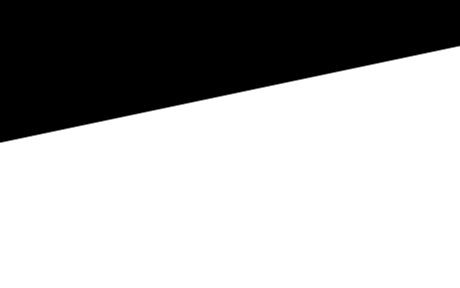
#> input picture assignment3/images/oneline.png, 460 x 288 px, found by its file name
$ python ex3b.py   (older library calls are emulated)
#> lines starting #> are read from the running program, lines starting #| are printed output that depends on the picture; after the words box and inside, x2 and y2 are one past the last pixel; in counts of white or black regions, pixels touching at a corner belong together
### assignment3/UZ_utils.py
"""
Before the first run, you need to have all necessary Python packages installed. For
that we highly recommend firstly creating Virtual Environment, to have your
development environment seperated from other projects (https://docs.python.org/3/tutorial/venv.html).

In system terminal then run: "pip install numpy opencv-python matplotlib Pillow"
"""

import numpy as np
import cv2
from matplotlib import pyplot as plt
from PIL import Image


# [9 lines left out: function imread, not called in this run]


def imread_gray(path):
    """
    Reads an image in gray. Image type is transformed from uint8 to float, and
    range of values is reduced from [0, 255] to [0, 1].
    """
#> called with path = 'assignment3/images/oneline.png'
    I = Image.open(path).convert('L')  # PIL image opening and converting to gray.
    I = np.asarray(I)  # Converting to Numpy array.
    I = I.astype(np.float64) / 255
#> I: shape (288, 460) float64
    return I


# [43 lines left out: functions imshow, signal_show, convolve, not called in this run]


# [25 lines that do not run on import are left out]

### assignment3/ex2_functions.py
import numpy as np
from matplotlib import pyplot as plt
import math
import cv2
from UZ_utils import *

# Function gaussdx
def gaussdx(sigma):
    # Size of the kernel's array
#> called with sigma = 1
    gdx = np.zeros((2 * (sigma * 3)) + 1)
    i = 0
    for x in range(-sigma * 3, sigma * 3):
        gdx[i] = (-1/np.sqrt(2*math.pi) * (sigma**3)) * x * math.exp(-(x*x) / (2 * sigma * sigma))
        i += 1

    # Normalise kernel adding up their absoulte values
    sum_of_values = 0
    for x in gdx:
        sum_of_values += abs(x)

    # Normalized gdx
    gdx_normalized = gdx / sum_of_values

    return gdx_normalized

# Gauss function
# [45 lines left out: functions gauss, partial_derivatives, second_derivatives, not called in this run]

def gradient_magnitude(I,sigma):
    # Creation of the kernel
    d = gaussdx(sigma)

    # Convolution
    Ix = cv2.filter2D(I, -1, d.reshape(1,-1))
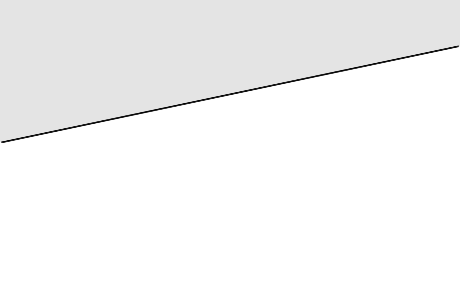
#> Ix: shape (288, 460) float64; min -0.162, max 0.0186, mean 0.0116; drawn with min black and max white
    Iy = cv2.filter2D(I, -1, d.reshape(-1,1))

    I_mag = np.sqrt((Ix**2) + (Iy**2))
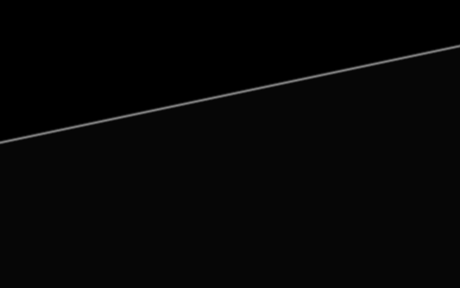
#> I_mag: shape (288, 460) float64; min 0, max 0.516, mean 0.0221
    I_dir = np.arctan2(Iy,Ix)
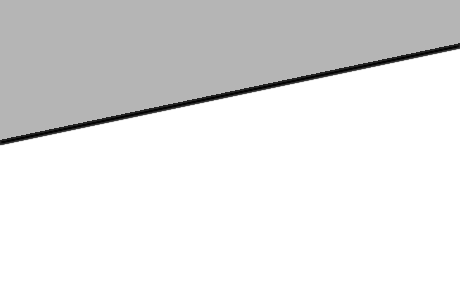
#> I_dir: shape (288, 460) float64; min -1.93, max 0.785, mean 0.489; drawn with min black and max white

    return I_mag, I_dir

def findedges(I,sigma,theta):
    I_gm = gradient_magnitude(I, sigma)
    Imag = np.where(I_gm[0] > theta, I_gm[0], 0)
    Idir = abs(I_gm[1]) * (180/math.pi)
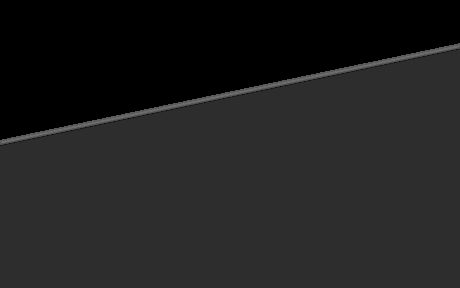
#> Idir: shape (288, 460) float64; min 0, max 110.8, mean 31.5
    Inonmax = np.copy(Imag)

    for i in range(1, Imag.shape[0] - 1):
        for j in range(1, Imag.shape[1] - 1):
            angulo = Idir[i,j]

            if (0 <= angulo <= 22.5) or (157.5 <= angulo <= 180):
                neighbors = [Imag[i,j-1],Imag[i,j+1]]
            elif 22.5 <= angulo <= 67.5:
                neighbors = [Imag[i-1,j-1], Imag[i+1,j+1]]
            elif 67.5 <= angulo <= 112.5:
                neighbors = [Imag[i,j-1], Imag[i,j+1]]
            elif 112.5 <= angulo <= 157.5:
                neighbors = [Imag[i+1,j-1], Imag[i-1, j+1]]

            if Imag[i,j] < max(neighbors):
                Inonmax[i,j] = 0
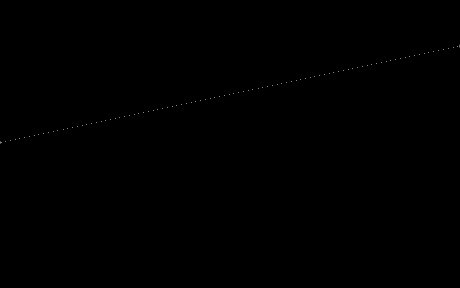
#> Inonmax: shape (288, 460) float64; min 0, max 0.516, mean 0.000393
    Inonmax = np.where(Inonmax > 0, 1,0)
#> Inonmax: shape (288, 460) int64; values 0 (black) and 1 (white), 0.08% white in thin lines or dots, all inside (x1, y1, x2, y2) = (0, 44, 460, 144)
    return Inonmax

# [8 lines left out: function nonmaxima_suppression_box, not called in this run]

### assignment3/ex3b.py
import numpy as np
from matplotlib import pyplot as plt
import math
import cv2
from UZ_utils import *
from ex2_functions import *

# Creation of the accumulator array:
def hough_find_lines(I, theta_bins, rho_bins):
    h, w = I.shape
    max_rho = int(np.sqrt(h**2 + w**2))
    accumulator = np.zeros((rho_bins, theta_bins))

    for x in range(h):
        for y in range(w):
            if I[x, y] == 1:
                for i in range(theta_bins):
                    # Angle
                    theta = (i / theta_bins) * np.pi -np.pi/2
                    # Rho
                    rho = int(x * np.cos(theta) - y * np.sin(theta))
                    rho_index = int((rho + max_rho) * rho_bins / (max_rho * 2))
                    accumulator[rho_index, i] += 1

    plt.imshow(accumulator)
    return accumulator

# Example usage:
# Point
I = np.zeros((100, 100))
I[10, 10] = 1
I[10, 20] = 1

plt.figure()
hough_find_lines(I, 300, 300)
plt.title('Synthetic')

# One line
I = imread_gray('assignment3/images/oneline.png')
I = findedges(I, 1, 0.16)
plt.figure()
hough_find_lines(I, 300, 300)
plt.title('oneline.png')

# Rectangle
I = imread_gray('assignment3/images/rectangle.png')
#> (the run stopped early here; a loop or call above may not have finished)
